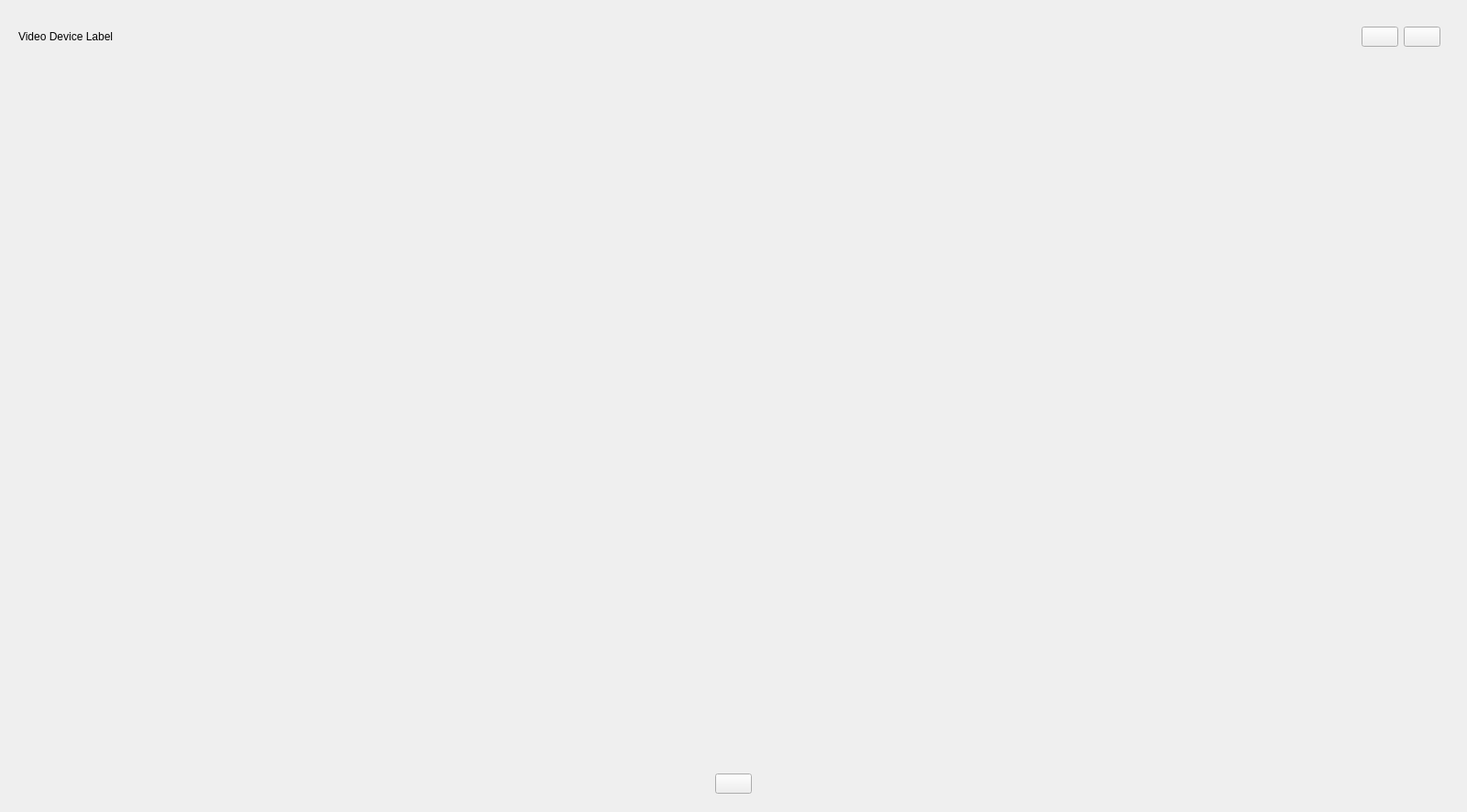
<?xml version="1.0" encoding="UTF-8"?>
<ui version="4.0">
 <class>Form</class>
 <widget class="QWidget" name="Form">
  <property name="geometry">
   <rect>
    <x>0</x>
    <y>0</y>
    <width>1600</width>
    <height>886</height>
   </rect>
  </property>
  <property name="windowTitle">
   <string>Form</string>
  </property>
  <layout class="QVBoxLayout" name="TopLayout">
   <item>
    <widget class="QWidget" name="TopWidget" native="true">
     <property name="sizePolicy">
      <sizepolicy hsizetype="Preferred" vsizetype="Minimum">
       <horstretch>0</horstretch>
       <verstretch>0</verstretch>
      </sizepolicy>
     </property>
     <property name="minimumSize">
      <size>
       <width>0</width>
       <height>0</height>
      </size>
     </property>
     <property name="maximumSize">
      <size>
       <width>16777215</width>
       <height>16777215</height>
      </size>
     </property>
     <layout class="QHBoxLayout" name="horizontalLayout">
      <item>
       <widget class="QLabel" name="VideoDeviceNameLabel">
        <property name="sizePolicy">
         <sizepolicy hsizetype="Preferred" vsizetype="Minimum">
          <horstretch>0</horstretch>
          <verstretch>0</verstretch>
         </sizepolicy>
        </property>
        <property name="text">
         <string>Video Device Label</string>
        </property>
       </widget>
      </item>
      <item alignment="Qt::AlignRight">
       <widget class="QWidget" name="ButtonWidget" native="true">
        <property name="sizePolicy">
         <sizepolicy hsizetype="Preferred" vsizetype="Minimum">
          <horstretch>0</horstretch>
          <verstretch>0</verstretch>
         </sizepolicy>
        </property>
        <property name="minimumSize">
         <size>
          <width>0</width>
          <height>0</height>
         </size>
        </property>
        <property name="maximumSize">
         <size>
          <width>16777215</width>
          <height>64</height>
         </size>
        </property>
        <layout class="QHBoxLayout" name="horizontalLayout_2">
         <item>
          <widget class="QPushButton" name="PopWindowBtn">
           <property name="sizePolicy">
            <sizepolicy hsizetype="Minimum" vsizetype="Minimum">
             <horstretch>0</horstretch>
             <verstretch>0</verstretch>
            </sizepolicy>
           </property>
           <property name="minimumSize">
            <size>
             <width>0</width>
             <height>0</height>
            </size>
           </property>
           <property name="toolTip">
            <string>Pop as a separate window</string>
           </property>
           <property name="accessibleName">
            <string>PopWindowBtn</string>
           </property>
           <property name="text">
            <string/>
           </property>
           <property name="Pop Window" stdset="0">
            <string>Remove Stream</string>
           </property>
          </widget>
         </item>
         <item>
          <widget class="QPushButton" name="RemoveVideoBtn">
           <property name="sizePolicy">
            <sizepolicy hsizetype="Minimum" vsizetype="Minimum">
             <horstretch>0</horstretch>
             <verstretch>0</verstretch>
            </sizepolicy>
           </property>
           <property name="minimumSize">
            <size>
             <width>0</width>
             <height>0</height>
            </size>
           </property>
           <property name="toolTip">
            <string>Remove this stream</string>
           </property>
           <property name="text">
            <string/>
           </property>
           <property name="Stop Stream" stdset="0">
            <string>Remove Stream</string>
           </property>
          </widget>
         </item>
        </layout>
       </widget>
      </item>
     </layout>
    </widget>
   </item>
   <item>
    <widget class="QWidget" name="ImageWidget" native="true">
     <property name="sizePolicy">
      <sizepolicy hsizetype="Preferred" vsizetype="Expanding">
       <horstretch>0</horstretch>
       <verstretch>0</verstretch>
      </sizepolicy>
     </property>
     <layout class="QVBoxLayout" name="verticalLayout"/>
    </widget>
   </item>
   <item>
    <widget class="QWidget" name="ActionButtonWidget" native="true">
     <property name="sizePolicy">
      <sizepolicy hsizetype="Preferred" vsizetype="Minimum">
       <horstretch>0</horstretch>
       <verstretch>0</verstretch>
      </sizepolicy>
     </property>
     <property name="maximumSize">
      <size>
       <width>16777215</width>
       <height>48</height>
      </size>
     </property>
     <layout class="QVBoxLayout" name="MetaInfoVerticalLayout">
      <item alignment="Qt::AlignHCenter">
       <widget class="QPushButton" name="OptionsBtn">
        <property name="sizePolicy">
         <sizepolicy hsizetype="Minimum" vsizetype="Minimum">
          <horstretch>0</horstretch>
          <verstretch>0</verstretch>
         </sizepolicy>
        </property>
        <property name="minimumSize">
         <size>
          <width>0</width>
          <height>0</height>
         </size>
        </property>
        <property name="text">
         <string/>
        </property>
       </widget>
      </item>
     </layout>
    </widget>
   </item>
  </layout>
 </widget>
 <resources/>
 <connections/>
</ui>
